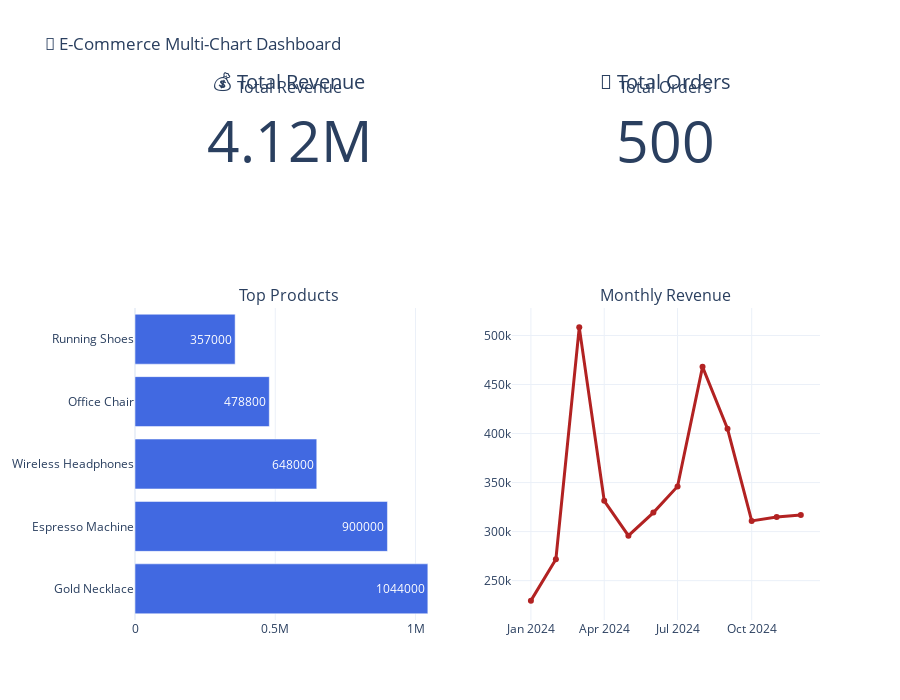

Notebook source saved alongside this figure:
### Code cell
# Top 5 products
top5_products = top_products.head(5)
fig.add_trace(go.Bar(
    x=top5_products['revenue'],
    y=top5_products['product_name'],
    orientation='h',
    name="Top Products",
    marker_color='royalblue',
    text=top5_products['revenue'],
    textposition='auto'
), row=2, col=1)

# Monthly revenue
fig.add_trace(go.Scatter(
    x=monthly['order_month'],
    y=monthly['total_revenue'],
    mode='lines+markers',
    name="Monthly Revenue",
    line=dict(color='firebrick', width=3)
), row=2, col=2)

fig.update_layout(
    height=700,
    template='plotly_white',
    showlegend=False,
    title_text="🛒 E-Commerce Multi-Chart Dashboard"
)

fig.show()

### Figure 1 — Plotly figure (JSON) as saved in the notebook; plotly's stock layout.template omitted (floating-point values rounded to 4 significant figures)
{"data": [{"domain": {"x": [0, 0.45], "y": [0.85, 1]}, "mode": "number", "title": {"text": "💰 Total Revenue"}, "type": "indicator", "value": 4118100}, {"domain": {"x": [0.55, 1], "y": [0.85, 1]}, "mode": "number", "title": {"text": "🛒 Total Orders"}, "type": "indicator", "value": 500}, {"marker": {"color": "royalblue"}, "name": "Top Products", "orientation": "h", "text": [1044000.0, 900000.0, 648000.0, 478800.0, 357000.0], "textposition": "auto", "type": "bar", "x": [1044000, 900000, 648000, 478800, 357000], "xaxis": "x", "y": ["Gold Necklace", "Espresso Machine", "Wireless Headphones", "Office Chair", "Running Shoes"], "yaxis": "y"}, {"line": {"color": "firebrick", "width": 3}, "mode": "lines+markers", "name": "Monthly Revenue", "type": "scatter", "x": ["2024-01", "2024-02", "2024-03", "2024-04", "2024-05", "2024-06", "2024-07", "2024-08", "2024-09", "2024-10", "2024-11", "2024-12"], "xaxis": "x2", "y": [229600, 271800, 508300, 331400, 295900, 319400, 346100, 468000, 404900, 310900, 314900, 316900], "yaxis": "y2"}], "layout": {"annotations": [{"font": {"size": 16}, "showarrow": false, "text": "Total Revenue", "x": 0.225, "xanchor": "center", "xref": "paper", "y": 1, "yanchor": "bottom", "yref": "paper"}, {"font": {"size": 16}, "showarrow": false, "text": "Total Orders", "x": 0.775, "xanchor": "center", "xref": "paper", "y": 1, "yanchor": "bottom", "yref": "paper"}, {"font": {"size": 16}, "showarrow": false, "text": "Top Products", "x": 0.225, "xanchor": "center", "xref": "paper", "y": 0.6, "yanchor": "bottom", "yref": "paper"}, {"font": {"size": 16}, "showarrow": false, "text": "Monthly Revenue", "x": 0.775, "xanchor": "center", "xref": "paper", "y": 0.6, "yanchor": "bottom", "yref": "paper"}], "height": 700, "showlegend": false, "title": {"text": "🛒 E-Commerce Multi-Chart Dashboard"}, "xaxis": {"anchor": "y", "domain": [0, 0.45]}, "xaxis2": {"anchor": "y2", "domain": [0.55, 1]}, "yaxis": {"anchor": "x", "domain": [0, 0.6]}, "yaxis2": {"anchor": "x2", "domain": [0, 0.6]}}}
